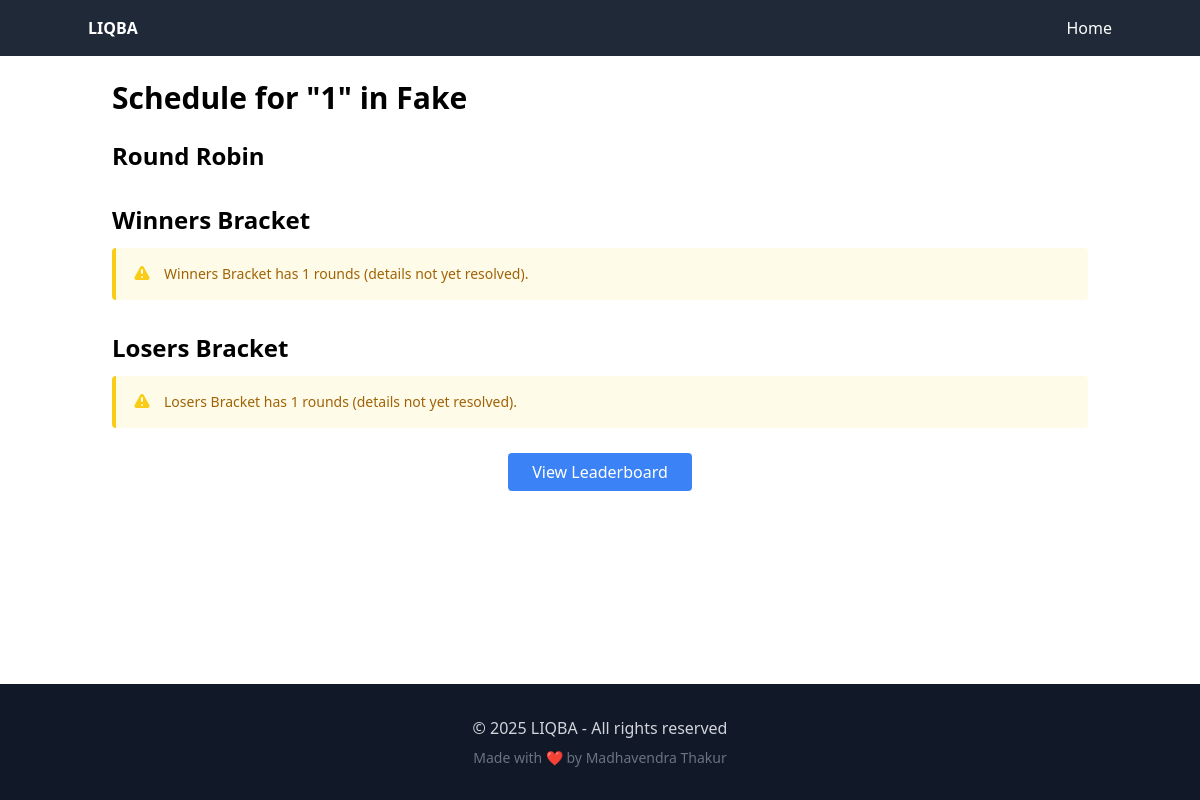
Page /schedule/1/1 on the earlier database version.
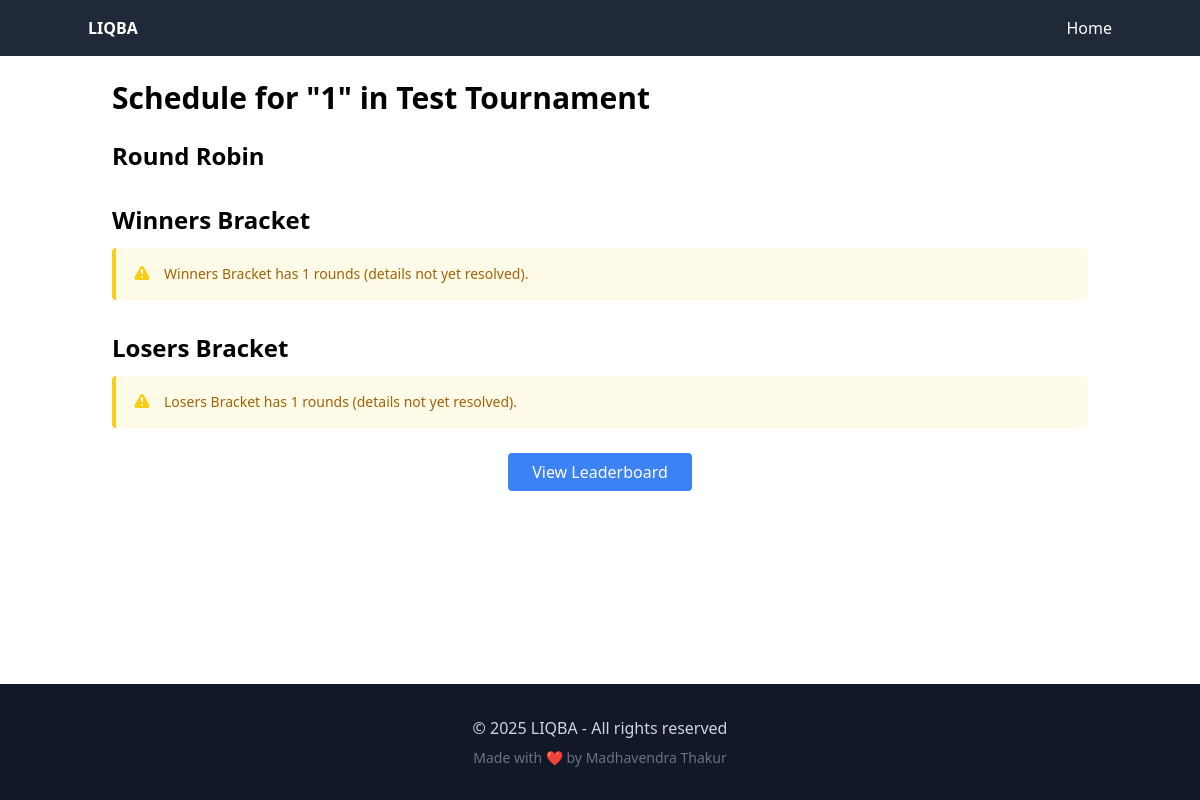
Same page on the later database version.
### models/tournament.py (models this page shows, shortened)
class Tournament(db.Model):
    __tablename__ = 'tournament'
    id = db.Column(db.Integer, primary_key=True)
    name = db.Column(db.String(100), nullable=False)
    date = db.Column(db.Date, nullable=False)
    location = db.Column(db.String(100))
    password = db.Column(db.String(10), nullable=False)
    format_json = db.Column(db.Text, nullable=False, default='{}')  # JSON format with default value
    status = db.Column(db.String(20), default='planning')  # planning, registration, active, completed
    created_at = db.Column(db.DateTime, server_default=db.func.now())
    updated_at = db.Column(db.DateTime, server_default=db.func.now(), onupdate=db.func.now())
    games = db.relationship('Game', back_populates='tournament', lazy=True, cascade='all, delete-orphan')
    questions = db.relationship('Question', back_populates='tournament_rel', lazy=True, foreign_keys='Question.tournament_id')
    team_aliases = db.relationship('TeamAlias', back_populates='tournament', lazy=True, cascade='all, delete-orphan')
    room_aliases = db.relationship('RoomAlias', back_populates='tournament', lazy=True, cascade='all, delete-orphan')
    reader_assignments = db.relationship(
        'ReaderTournament',
        back_populates='tournament',
        cascade='all, delete-orphan',
        single_parent=True
    )
    readers = association_proxy(
        'reader_assignments', 'reader',
        creator=lambda r: ReaderTournament(reader=r)
    )
    @property
    def format(self):
        return json.loads(self.format_json)
    @format.setter
    def format(self, value):
        if isinstance(value, str):
            self.format_json = value
        else:
            self.format_json = json.dumps(value)

### controllers/public_controller.py (the view)
@public_bp.route('/schedule/<int:tournament_id>/<teamname>')
def team_schedule(tournament_id, teamname):
    tournament = Tournament.query.get(tournament_id)
    if not tournament:
        abort(404, description="Tournament not found")
    format_data = tournament.format
    aliases = TeamAlias.query.filter_by(tournament_id=tournament.id, stage_id=1).all()
    alias_dict = {alias.team_id: alias.team_name for alias in aliases}
    room_aliases = {alias.room_number: alias.room_name for alias in tournament.room_aliases}
    from utils.room_utils import get_room_display_name
    schedule_resolved = {}
    stages = format_data['tournament_format']['stages']
    for stage in stages:
        stage_name = stage.get('stage_name')
        rounds = stage.get('rounds', [])
        if stage.get('stage_id') == 1:
            resolved_rounds = []
            for rnd in rounds:
                round_label = rnd.get('round_in_stage')
                pdf = rnd.get('pdf', None)
                matches = []
                for pairing in rnd.get('pairings', []):
                    teams = pairing.get('teams', [])
                    resolved = [alias_dict.get(t, t) for t in teams]
                    if teamname in resolved:
                        opponent = resolved[1] if resolved[0] == teamname else resolved[0]
                        matches.append({'match_number': pairing.get('match_number'), 'opponent': opponent})
                if matches:
                    resolved_rounds.append({'round': round_label, 'matches': matches, 'pdf': pdf})
            schedule_resolved[stage_name] = {'resolved': True, 'rounds': resolved_rounds}
        else:
            schedule_resolved[stage_name] = {'resolved': False, 'round_count': len(rounds)}
    return render_template('schedule.html',
                         teamname=teamname,
                         tournament=tournament,
                         schedule=schedule_resolved,
                         room_aliases=room_aliases,
                         get_room_display_name=get_room_display_name)

### templates/public/schedule.html (shortened to what the changed rows need)
<!DOCTYPE html>
<html lang="en">
<head>
  <script src="https://cdn.tailwindcss.com"></script>
</head>
<body class="min-h-screen flex flex-col">
  <main class="container mx-auto flex-grow p-6">
    <h2 class="text-3xl font-bold mb-6">
      {% if teamname %}Schedule for "{{ teamname }}" in {{ tournament.name }}
      {% else %}Full Schedule for {{ tournament.name }}{% endif %}
    </h2>
    <div id="pairingsView">
      {% for stage, data in schedule.items() %}
        <div class="mb-8">
        </div>
      {% endfor %}
    </div>
    <div class="mt-8 text-center">
      <a href="{{ url_for('public.team_leaderboard', tournament_id=tournament.id) }}" class="bg-blue-500 hover:bg-blue-600 text-white px-6 py-2 rounded">
      </a>
    </div>
  </main>
</body>
</html>

Differences in the rows shown:
changed Tournament: name "Fake" → "Test Tournament"
